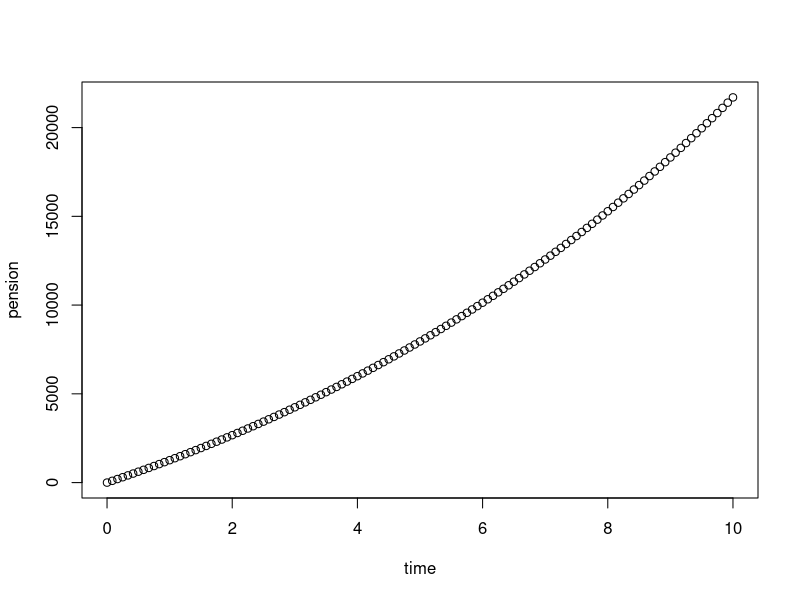

Write R code to recreate this figure.
## ---- chunk 1
x <- 0

if (x > 0) {
  print("x is positive.")
} else if (x < 0) {
  print("x is negative.")
} else {
  print("x is zero.")
}

## ---- chunk 2

# 이차 방정식의 계수
a2 <- 1; a1 <- 7; a0 <- 6

# 판별식
discrim <- a1^2 - 4*a2*a0

if (discrim > 0) {
  
  roots <- c( (-a1 + sqrt(a1^2 - 4*a2*a0))/(2*a2), (-a1 - sqrt(a1^2 - 4*a2*a0))/(2*a2) )
  
} else if (discrim == 0) {
  
  roots <- -a1/(2*a2)
  
} else {
  
  roots <- c() 
  
}

show(roots)
## ---- chunk 3
(x_list <- seq(1, 9, by = 2))
sum_x <- 0
for (x in x_list) {
  sum_x <- sum_x + x
  cat("The current loop element x is", x, "\n")
  cat("The cumulative total is", sum_x, "\n")
}
## ---- chunk 4
n <- 6
n_factorial <- 1
for (i in 1:n) {
  n_factorial <- n_factorial * i
}
show(n_factorial)
## ---- chunk 5
r <- 0.11             # 연간 이자율
term <- 10            # 기간 (in years)
period <- 1/12        # 납입 주기 (in years)
payments <- 100       # 매 시기 입금 금액

# Calculations

n <- floor(term/period)  # 납입 횟수
pension <- 0
for (i in 1:n) {
  pension <- pension + payments * (1 + r * period)^{n-i}
}

# 마지막 펜션
print(pension)

## ---- chunk 6
r <- 0.11             # 연간 이자율
term <- 10            # 기간 (in years)
period <- 1/12        # 납입 주기 (in years)
payments <- 100       # 매 시기 입금 금액

# Calculations

n <- floor(term/period)  # 납입 횟수
pension <- 0
for (i in 1:n) {
  pension[i+1] <- pension[i]*(1 + r*period) + payments
}
time <- (0:n)*period

# 마지막 pension
print(pension[n+1])

## ---- chunk 7
# pension이 성장하는 모양양
plot(time, pension)

## ---- chunk 8
y <- c(90, 30, -50, -20, -70, 80, 50, -90)
tol <- 200

sorted_descending <- sort(y, decreasing = TRUE)

partial_sum <- 0

for (i in seq_along(sorted_descending)){
  
  partial_sum <- partial_sum + sorted_descending[i]
  
  if (partial_sum > tol) {
    
    cat("The sum of the following elements in y is greater than", tol, ":\n")
    print(sorted_descending[1:i])
    
    break
    
  } 
  
} 

## ---- chunk 9
rm(list=ls())
Fib <- c(1, 1)
n <- 2
while (Fib[n] <= 100) {
  n <- n +1
  Fib[n] <- Fib[n-1] + Fib[n-2]
}
cat("The first Fibonacci number > 100 is Fib(", n, ") =", Fib[n], "\n")
## ---- chunk 10
r <- 0.11                # Annual rate
period <- 1/12           # Time between repayments (in years)
debt_initial <- 1000     # Amount borrowed
repayments <- 12         # Amount repaid each period

# Calculations
time <- 0
debt <- debt_initial
while (debt > 0) {
  time <- time + period
  debt <- debt*(1 + r*period) - repayments
}

# Output
cat('Loan will be repaid in', time, 'years\n')
## ---- chunk 11
n <- 100; S <- 0
for (i in 1:n)  S <- S + i^2
print(S)
## ---- chunk 12
sum((1:n)^2)
## ---- chunk 13
x <- c(-2, -1, 1, 2, -5)
ifelse( x > 0, "Positive", "Negative")
## ---- chunk 14
pmin( c(1, -1, 3), 
      c(3, 2, 9), 
      c(2, 2, 2))

pmax( c(1, -1, 3), 
      c(3, 2, 9), 
      c(2, 2, 2))

## ---- chunk 15
x <- 3
for (i in 1:3) {
  show(x)
  if (x %% 2 == 0) {
    x <- x/2
  } else {
    x <- 3*x + 1
  }
}
show(x)
## ---- chunk 16
x <- 3
for (i in 1:3) {
  
  show(x)
  cat("i = ", i, "\n")
  
  if (x %% 2 == 0) {
    x <- x/2
  } else {
    x <- 3*x + 1
  }
}
show(x)

